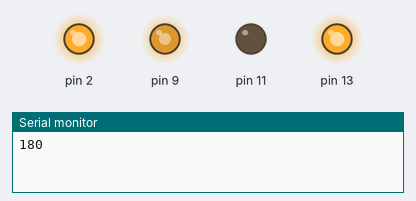
The sketch below on a simulated Arduino Uno, built with avr-gcc and run on an emulated ATmega328P. Shown: output pins drawn as LEDs (lit = HIGH), the last lines printed to the serial monitor.

Above: at 0.05 s.
At 0.35 s:
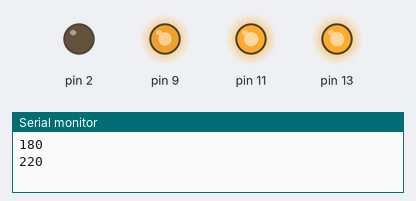
Timing chart, 0 to 3.0 s (numbered marks = the images above):
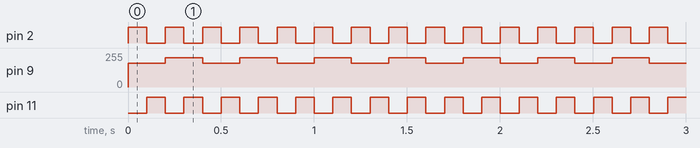

Measured:
- by itself, pin 2, pin 11: alternates HIGH for 0.10 s and LOW for 0.10 s
- by itself, pin 9: alternates 220/255 for 0.20 s and 180/255 for 0.20 s

The sketch:

analog_digital.ino
```cpp
void setup() {
  Serial.begin(9600);
   pinMode(2, OUTPUT);
   pinMode(11, OUTPUT);

   pinMode(13, OUTPUT);

  digitalWrite(13, HIGH);
}


void loop() {
   // pinO daki degeri okuyacagiz
                                    // nidaq(get)
//  Serial.println(sensorValue);
for(int fadeValue = 180 ; fadeValue < 250; fadeValue +=40) {
Serial.println(fadeValue);
  analogWrite(9, fadeValue);

digitalWrite(11, LOW);
digitalWrite(2, HIGH);
      delay(100);
digitalWrite(2, LOW);
digitalWrite(11, HIGH);

  delay(100);
   }

}
```
